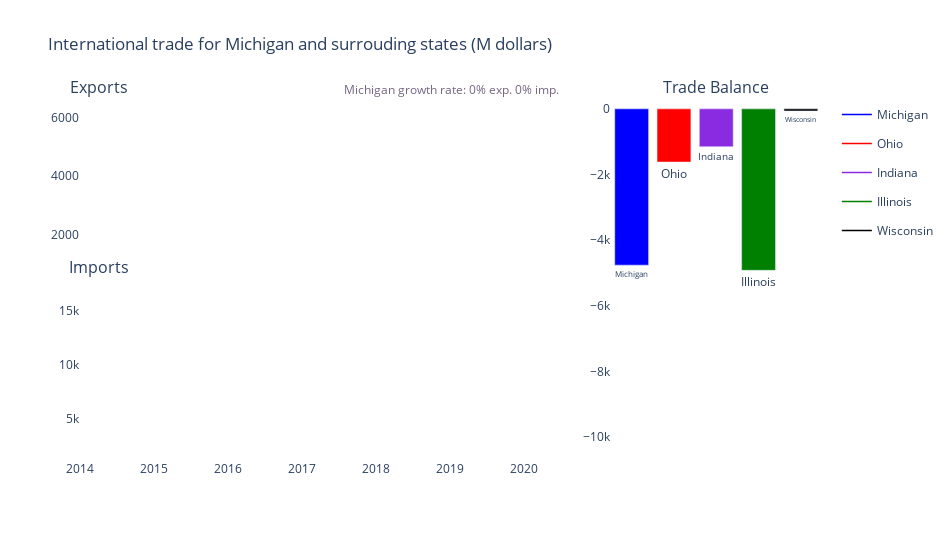

Notebook code cell kept with this figure:
### Markdown cell above
I made changes in the graphic in order to be more esthetic. Therefore, I change the background of the graphics, update the x axis to present date better visually, deleting the labels at the x axis in the bar graphic, putting a title, determine the range of the axis and adjusting the size of the graphics.

### Code cell
fig_2.update_layout(width=950, height=540, title = 'International trade for Michigan and surrouding states (M dollars)')
fig_2.update_xaxes(range=[df_trade['Date'].min(), df_trade['Date'].max()])
fig_2.update_yaxes(range=[900, 6600], row=1, col=1) #this line updates both yaxis, and yaxis2 range
fig_2.update_yaxes(range=[1200, 16600], row=2, col=1)
fig_2.update_yaxes(range=[-10700, 270], row=1, col=2)
fig_2.update_xaxes(showticklabels=False, row=1, col=2) #not to show the labels in the bar x axis
fig_2.update_layout(plot_bgcolor="white")

#To make the subtitles and the text that is going to be changing through time
fig_2.add_annotation(x=0.5, y=1, font= dict({
              'size': 12,
              'color': 'rgb(116, 101, 130)'}),
            align= 'center', text= 'Michigan growth rate: 0% exp. 0% imp.', 
                     xanchor='center',xref= 'paper', yanchor='bottom', yref='paper', showarrow=False )
fig_2.add_annotation(x=0.025, y=1, font= dict({'size': 16}),text= 'Exports', 
                     xanchor='center',xref= 'paper', yanchor='bottom', yref='paper', showarrow=False )
fig_2.add_annotation(x=0.8574999999999999, y=1 , font= dict({'size': 16}),text= 'Trade Balance', 
                     xanchor='center',xref= 'paper', yanchor='bottom', yref='paper', showarrow=False)
fig_2.add_annotation(x=0.025, y=0.5, font= dict({'size': 16}),text= 'Imports', 
                     xanchor='center',xref= 'paper', yanchor='bottom', yref='paper', showarrow=False)

### Figure 1 — Plotly figure (JSON) as saved in the notebook; plotly's stock layout.template omitted (floating-point values rounded to 4 significant figures)
{"data": [{"legendgroup": "Michigan", "line": {"color": "blue", "width": 1.5}, "mode": "lines", "name": "Michigan", "type": "scatter", "x": ["2014-01-01T00:00:00"], "xaxis": "x", "y": [4190.0], "yaxis": "y"}, {"legendgroup": "Ohio", "line": {"color": "red", "width": 1.5}, "mode": "lines", "name": "Ohio", "type": "scatter", "x": ["2014-01-01T00:00:00"], "xaxis": "x", "y": [3894.0], "yaxis": "y"}, {"legendgroup": "Indiana", "line": {"color": "blueviolet", "width": 1.5}, "mode": "lines", "name": "Indiana", "type": "scatter", "x": ["2014-01-01T00:00:00"], "xaxis": "x", "y": [2507.0], "yaxis": "y"}, {"legendgroup": "Illinois", "line": {"color": "green", "width": 1.5}, "mode": "lines", "name": "Illinois", "type": "scatter", "x": ["2014-01-01T00:00:00"], "xaxis": "x", "y": [5533.0], "yaxis": "y"}, {"legendgroup": "Wisconsin", "line": {"color": "black", "width": 1.5}, "mode": "lines", "name": "Wisconsin", "type": "scatter", "x": ["2014-01-01T00:00:00"], "xaxis": "x", "y": [1813.0], "yaxis": "y"}, {"legendgroup": "Michigan", "line": {"color": "blue", "width": 1.5}, "mode": "lines", "name": "Michigan", "showlegend": false, "type": "scatter", "x": ["2014-01-01T00:00:00"], "xaxis": "x3", "y": [8952.0], "yaxis": "y3"}, {"legendgroup": "Ohio", "line": {"color": "red", "width": 1.5}, "mode": "lines", "name": "Ohio", "showlegend": false, "type": "scatter", "x": ["2014-01-01T00:00:00"], "xaxis": "x3", "y": [5514.0], "yaxis": "y3"}, {"legendgroup": "Indiana", "line": {"color": "blueviolet", "width": 1.5}, "mode": "lines", "name": "Indiana", "showlegend": false, "type": "scatter", "x": ["2014-01-01T00:00:00"], "xaxis": "x3", "y": [3660.0], "yaxis": "y3"}, {"legendgroup": "Illinois", "line": {"color": "green", "width": 1.5}, "mode": "lines", "name": "Illinois", "showlegend": false, "type": "scatter", "x": ["2014-01-01T00:00:00"], "xaxis": "x3", "y": [10450.0], "yaxis": "y3"}, {"legendgroup": "Wisconsin", "line": {"color": "black", "width": 1.5}, "mode": "lines", "name": "Wisconsin", "showlegend": false, "type": "scatter", "x": ["2014-01-01T00:00:00"], "xaxis": "x3", "y": [1880.0], "yaxis": "y3"}, {"hoverinfo": "all", "legendgroup": "Michigan", "marker": {"color": "blue"}, "name": "Michigan", "showlegend": false, "textposition": "outside", "texttemplate": "%{x}", "type": "bar", "x": ["Michigan"], "xaxis": "x2", "y": [-4762.0], "yaxis": "y2"}, {"hoverinfo": "all", "legendgroup": "Ohio", "marker": {"color": "red"}, "name": "Ohio", "showlegend": false, "textposition": "outside", "texttemplate": "%{x}", "type": "bar", "x": ["Ohio"], "xaxis": "x2", "y": [-1621.0], "yaxis": "y2"}, {"hoverinfo": "all", "legendgroup": "Indiana", "marker": {"color": "blueviolet"}, "name": "Indiana", "showlegend": false, "textposition": "outside", "texttemplate": "%{x}", "type": "bar", "x": ["Indiana"], "xaxis": "x2", "y": [-1153.0], "yaxis": "y2"}, {"hoverinfo": "all", "legendgroup": "Illinois", "marker": {"color": "green"}, "name": "Illinois", "showlegend": false, "textposition": "outside", "texttemplate": "%{x}", "type": "bar", "x": ["Illinois"], "xaxis": "x2", "y": [-4920.0], "yaxis": "y2"}, {"hoverinfo": "all", "legendgroup": "Wisconsin", "marker": {"color": "black"}, "name": "Wisconsin", "showlegend": false, "textposition": "outside", "texttemplate": "%{x}", "type": "bar", "x": ["Wisconsin"], "xaxis": "x2", "y": [-66.5], "yaxis": "y2"}], "layout": {"annotations": [{"align": "center", "font": {"color": "rgb(116, 101, 130)", "size": 12}, "showarrow": false, "text": "Michigan growth rate: 0% exp. 0% imp.", "x": 0.5, "xanchor": "center", "xref": "paper", "y": 1, "yanchor": "bottom", "yref": "paper"}, {"font": {"size": 16}, "showarrow": false, "text": "Exports", "x": 0.025, "xanchor": "center", "xref": "paper", "y": 1, "yanchor": "bottom", "yref": "paper"}, {"font": {"size": 16}, "showarrow": false, "text": "Trade Balance", "x": 0.8575, "xanchor": "center", "xref": "paper", "y": 1, "yanchor": "bottom", "yref": "paper"}, {"font": {"size": 16}, "showarrow": false, "text": "Imports", "x": 0.025, "xanchor": "center", "xref": "paper", "y": 0.5, "yanchor": "bottom", "yref": "paper"}], "height": 540, "plot_bgcolor": "white", "title": {"text": "International trade for Michigan and surrouding states (M dollars)"}, "width": 950, "xaxis": {"anchor": "y", "domain": [0, 0.665], "matches": "x3", "range": ["2014-01-01T00:00:00", "2020-09-01T00:00:00"], "showticklabels": false}, "xaxis2": {"anchor": "y2", "domain": [0.715, 1], "range": ["2014-01-01T00:00:00", "2020-09-01T00:00:00"], "showticklabels": false}, "xaxis3": {"anchor": "y3", "domain": [0, 0.665], "range": ["2014-01-01T00:00:00", "2020-09-01T00:00:00"]}, "yaxis": {"anchor": "x", "domain": [0.5375, 1], "range": [900, 6600]}, "yaxis2": {"anchor": "x2", "domain": [0, 1], "range": [-10700, 270]}, "yaxis3": {"anchor": "x3", "domain": [0, 0.4625], "range": [1200, 16600]}}}
